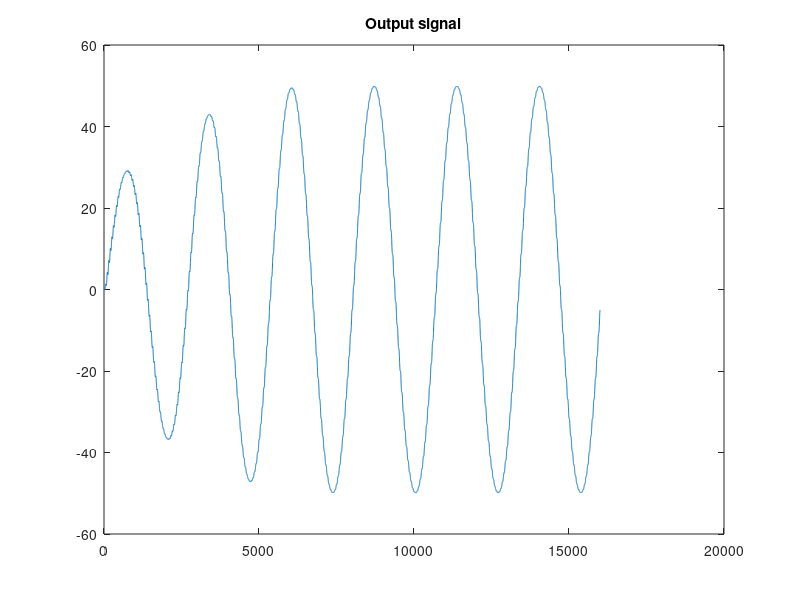
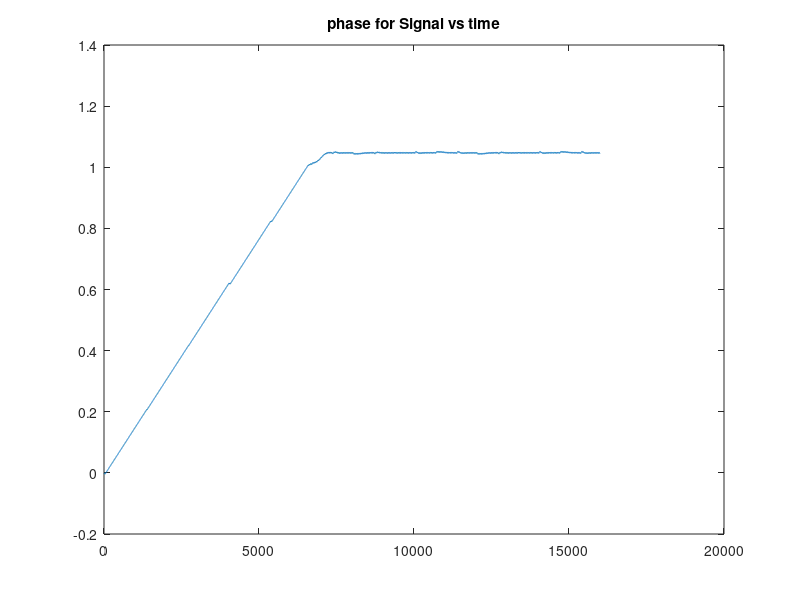

These figures' MATLAB source, in order:
% In this program I have described a very simple yet effective way of
% applying a costas loop in receiving a DSB-SC signal with unknown phase
% offset in carrier. The basic contruction of a costas receiver includes
% Low pass filters and Voltage controlled oscillator with central frequency
% same as carrier frequency.
% 
% For applying a low pass filter a simple Integrator can be used. In
% digital domain integrator can be replaced by summator and hence I have
% replaced integrator with summator which generate output summing previous
% Tc/Ts samples, where Tc is period of carrier wave
%                      Ts is sampling time
% The reason is we are considering integrator as y(t) = int(x(t)) from 0 to
% Tc. For this approximate lowpass filter best bandwidth achieved is 200Hz 
% so consider this before designing your message.
% The VCO operation can be approximated as 
% phi(i) = phi(i-1) - sign(.25*m(t)*sin(phi(i-1))*cos(phi(i-1)));
% That is, if phase of carrier is greater than VCO phase then we increase
% phase in next iteration and vice versa.
% After doing iteration all over sample we will get our desired message
% signal and will get initial phase offset applied to input carrier.
% ------------------------------------------------------------------------
% For any suggestions please contact :
% gauravgg@iitk.ac.in
% gaurav71531@gmail.com
% ------------------------------------------------------------------------
% --------------------------GENERATOR PART--------------------------------
% Lets generate a sample input signal with known phase offset or you can
% use your own signal 
t = 0:16000;                 % time scale
fs = 4e5;                    % Sampling Frequency
fc = 4000;                   % Carrier Frequency 
m = sin(2*pi*150*t/fs);      % sample message signal
c = cos(2*pi*fc*t/fs + pi/3); % carrier signal with phase offset
st = m.*c;                   % DSB-SC signal
% -----------------------------------------------------------------------
% ---------------------------RECEIVER PART-------------------------------
N = length(st);              
t = 0:1:N-1;                 % Time vector
phi = zeros(1,N);            % Phase vector of VCO initialize
s1 = zeros(1,N); 
s2 = zeros(1,N);
y1 = zeros(1,N);
y2 = zeros(1,N);
for i = 1:N
    
    if i>1
% The step in which phase is changed is pi*5*10*-5, it can be varied.        
       
        phi(i) = phi(i-1) - (5*10^-5)*pi*sign(y1(i-1)*y2(i-1));
    end
    
    s1(i) = st(i) * cos(2*pi*fc*t(i)/fs  + phi(i));
    s2(i) = st(i) * sin(2*pi*fc*t(i)/fs  + phi(i));
% -----------------------INTEGRATOR------------------------------------
    if i<=100
%  If sample index is less than 100 (Tc/Ts) then we sum available previous
%  samples
        for j=1:i
            y1(i) = y1(i) + s1(j);
            y2(i) = y2(i) + s2(j);
        end
      
    else
% Summing previous 100 (Tc/Ts) values        
        for j = i-99:i
            y1(i) = y1(i) + s1(j);
            y2(i) = y2(i) + s2(j);
        end
    end
%----------------------------------------------------------------------    
end
figure;
plot(t,y1);title('Output signal');
figure;
plot(t,phi);title('phase for Signal vs time');
%For getting initial phase of carrier wave we approximate it with final
%value of phase attained by our VCO
phase = phi(end);
disp(phase);